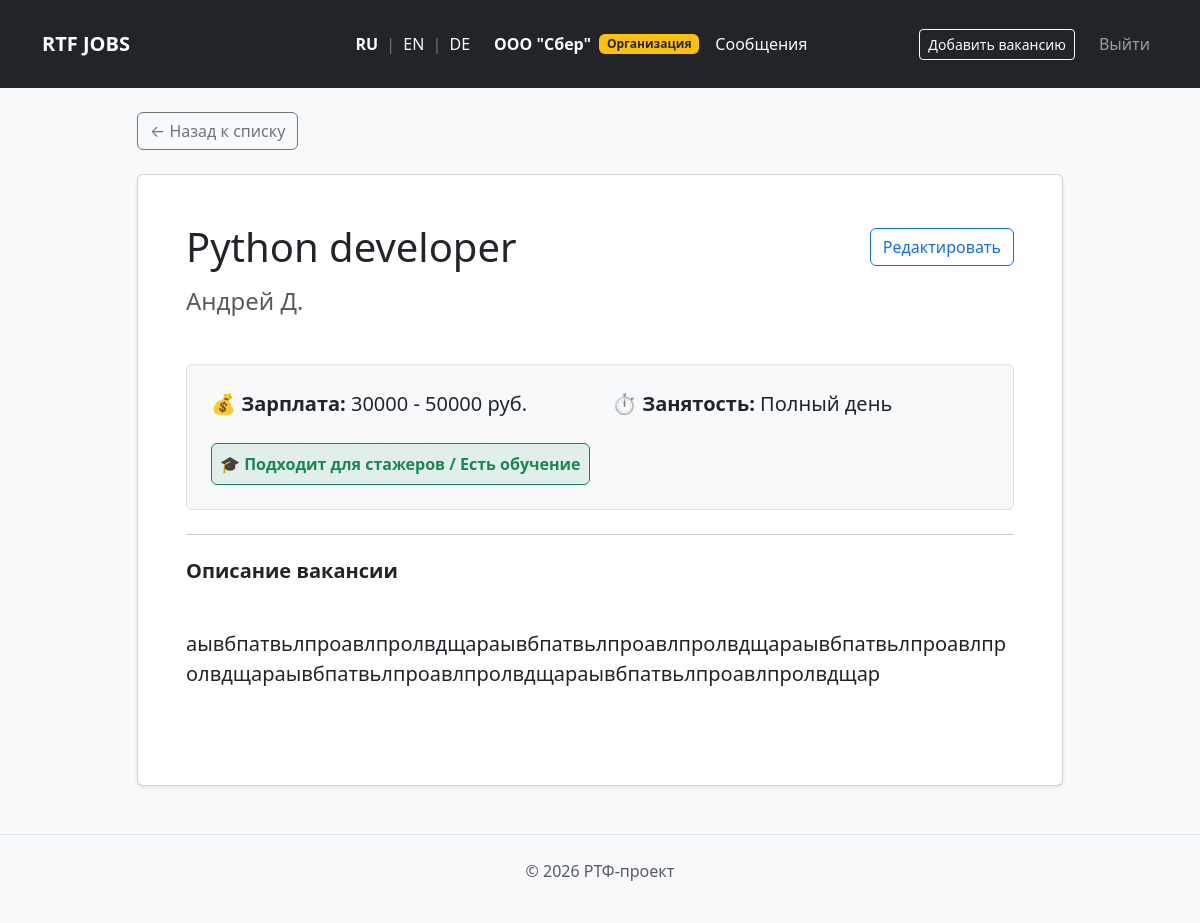
The page /vacancy/1 (signed in) on the database its author committed.
### app/models/vacancy.py (models this page shows)
class Vacancy(db.Model):
    __tablename__ = 'vacancies'
    id = db.Column(db.Integer, primary_key=True)
    title_ru = db.Column(db.String(150), nullable=False)
    title_en = db.Column(db.String(150))
    title_de = db.Column(db.String(150))
    description_ru = db.Column(db.Text, nullable=False)
    description_en = db.Column(db.Text)
    description_de = db.Column(db.Text)
    company = db.Column(db.String(150), nullable=False)
    salary_from = db.Column(db.Integer)
    salary_to = db.Column(db.Integer)
    employment_type = db.Column(db.String(50))
    is_internship = db.Column(db.Boolean, default=False)
    created_at = db.Column(db.DateTime, default=datetime.utcnow)
    department_id = db.Column(db.Integer, db.ForeignKey('departments.id'), nullable=False)
    author_id = db.Column(db.Integer, db.ForeignKey('users.id'), nullable=False)
    category_id = db.Column(db.Integer, db.ForeignKey('categories.id'), nullable=True)
    skills = db.relationship('Skill', secondary=vacancy_skills, backref=db.backref('vacancies', lazy='dynamic'))
    applications = db.relationship('Application', backref='vacancy', lazy=True)

### app/routes/vacancy.py (the view)
@vacancy_bp.route('/vacancy/<int:id>')
def vacancy_detail(id):
    vacancy = Vacancy.query.get_or_404(id)
    return render_template('vacancy_detail.html', vacancy=vacancy)

### templates/vacancy_detail.html (shortened to what this page needs)
{% extends "base.html" %}
{% block content %}
<div class="row justify-content-center">
  <div class="col-md-10">
    <a href="/" class="btn btn-outline-secondary mb-4">&larr; {{ t('back_to_list') }}</a>
    <div class="card shadow-sm">
      <div class="card-body p-5">
        <div class="d-flex justify-content-between align-items-center mb-3">
    <h1 class="card-title text-dark mb-0">
        {{ get_db_lang(vacancy, 'title') }}
    </h1>
    {% if session.get('role') == 'organization' %}
    <a href="/update/{{ vacancy.id }}" class="btn btn-outline-primary">Редактировать</a>
    {% endif %}
</div>
        <h4 class="text-muted mb-2">{{ vacancy.company }}</h4>
        <div class="mt-5 mb-4 p-4 bg-light rounded border">
            <div class="row fs-5">
                <div class="col-md-6 mb-2">
                    <strong>💰 Зарплата:</strong>
                    {% if vacancy.salary_from and vacancy.salary_to %}
                        {{ vacancy.salary_from }} - {{ vacancy.salary_to }} руб.
                    {% elif vacancy.salary_from %}
                        от {{ vacancy.salary_from }} руб.
                    {% elif vacancy.salary_to %}
                        до {{ vacancy.salary_to }} руб.
                    {% else %}
                        По договоренности
                    {% endif %}
                </div>
                <div class="col-md-6 mb-2">
                    <strong>⏱ Занятость:</strong>
                    {{ vacancy.employment_type if vacancy.employment_type else 'Не указан' }}
                </div>
            </div>
            {% if vacancy.is_internship %}
            <div class="mt-3 p-2 bg-success bg-opacity-10 text-success rounded border border-success fw-bold d-inline-block">
                🎓 Подходит для стажеров / Есть обучение
            </div>
            {% endif %}
        </div>
        <hr class="mb-4" />
        <h5 class="fw-bold mb-3">{{ t('description_vacancy') }}</h5>
        <div class="card-text fs-5" style="white-space: pre-line">
          {{ get_db_lang(vacancy, 'description') or "Описание для этой вакансии пока не добавлено." }}
        </div>
      </div>
    </div>
  </div>
</div>
{% endblock %}

### rows shown on the page
Vacancy: title_ru "Python developer", company "Андрей Д.", salary_from "30000", salary_to "50000", employment_type "Полный день", description_ru "аывбпатвьлпроавлпролвдщараывбпатвьлпроавлпролвдщараывбпатвьлпроавлпролвдщараывбпатвьлпроавлпролвдщараывбпатвьлпроавлпролвдщар"

### other values the page prints
{{ session.get('company_name') }} "OOO \"Сбер\""
{{ t('organization') }} "Организация"
{{ t('add_vacancy') }} "Добавить вакансию"
{{ t('logout') }} "Выйти"
{{ t('back_to_list') }} "Назад к списку"
{{ t('description_vacancy') }} "Описание вакансии"
{{ t('footer_text') }} "РТФ-проект"
